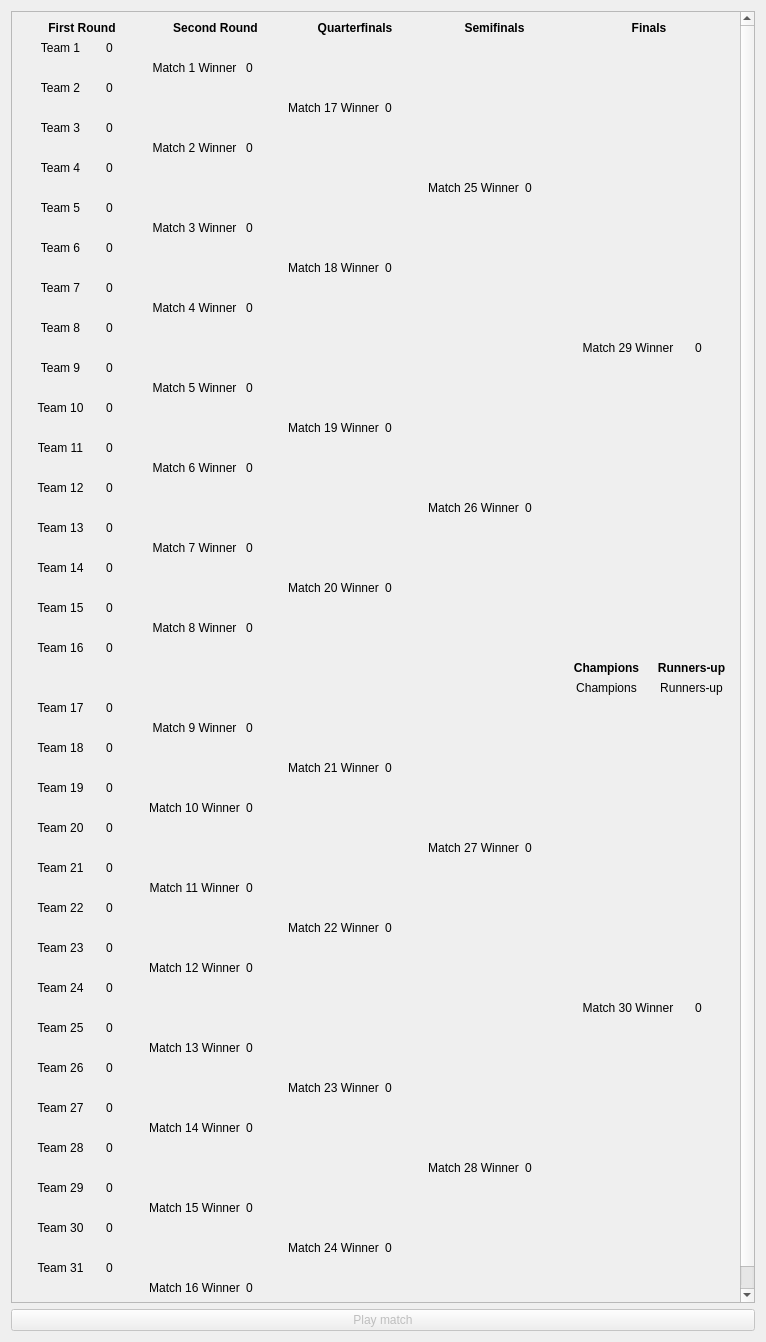
<?xml version="1.0" encoding="UTF-8"?>
<ui version="4.0">
 <class>ThirtyTwoTeamUnseededCup</class>
 <widget class="QWidget" name="ThirtyTwoTeamUnseededCup">
  <property name="geometry">
   <rect>
    <x>0</x>
    <y>0</y>
    <width>766</width>
    <height>1342</height>
   </rect>
  </property>
  <property name="windowTitle">
   <string>Cup</string>
  </property>
  <layout class="QGridLayout" name="gridLayout">
   <item row="0" column="0">
    <widget class="QScrollArea" name="scrollArea">
     <property name="widgetResizable">
      <bool>true</bool>
     </property>
     <widget class="QWidget" name="cup">
      <property name="geometry">
       <rect>
        <x>0</x>
        <y>0</y>
        <width>752</width>
        <height>1300</height>
       </rect>
      </property>
      <layout class="QGridLayout" name="gridLayout_2">
       <item row="38" column="6" colspan="2">
        <widget class="QLabel" name="match21Team">
         <property name="text">
          <string>Match 21 Winner</string>
         </property>
         <property name="alignment">
          <set>Qt::AlignCenter</set>
         </property>
        </widget>
       </item>
       <item row="20" column="2">
        <widget class="QLabel" name="team10Score">
         <property name="text">
          <string>0</string>
         </property>
        </widget>
       </item>
       <item row="3" column="0" colspan="2">
        <widget class="QLabel" name="team2">
         <property name="text">
          <string>Team 2</string>
         </property>
         <property name="alignment">
          <set>Qt::AlignCenter</set>
         </property>
        </widget>
       </item>
       <item row="7" column="0" colspan="2">
        <widget class="QLabel" name="team4">
         <property name="text">
          <string>Team 4</string>
         </property>
         <property name="alignment">
          <set>Qt::AlignCenter</set>
         </property>
        </widget>
       </item>
       <item row="27" column="5">
        <widget class="QLabel" name="match7Score">
         <property name="text">
          <string>0</string>
         </property>
        </widget>
       </item>
       <item row="20" column="0" colspan="2">
        <widget class="QLabel" name="team10">
         <property name="text">
          <string>Team 10</string>
         </property>
         <property name="alignment">
          <set>Qt::AlignCenter</set>
         </property>
        </widget>
       </item>
       <item row="28" column="2">
        <widget class="QLabel" name="team14Score">
         <property name="text">
          <string>0</string>
         </property>
        </widget>
       </item>
       <item row="30" column="0" colspan="2">
        <widget class="QLabel" name="team15">
         <property name="text">
          <string>Team 15</string>
         </property>
         <property name="alignment">
          <set>Qt::AlignCenter</set>
         </property>
        </widget>
       </item>
       <item row="2" column="5">
        <widget class="QLabel" name="match1Score">
         <property name="text">
          <string>0</string>
         </property>
        </widget>
       </item>
       <item row="6" column="5">
        <widget class="QLabel" name="match2Score">
         <property name="text">
          <string>0</string>
         </property>
        </widget>
       </item>
       <item row="27" column="3" colspan="2">
        <widget class="QLabel" name="match7Team">
         <property name="text">
          <string>Match 7 Winner</string>
         </property>
         <property name="alignment">
          <set>Qt::AlignCenter</set>
         </property>
        </widget>
       </item>
       <item row="29" column="8">
        <widget class="QLabel" name="match20Score">
         <property name="text">
          <string>0</string>
         </property>
        </widget>
       </item>
       <item row="5" column="0" colspan="2">
        <widget class="QLabel" name="team3">
         <property name="text">
          <string>Team 3</string>
         </property>
         <property name="alignment">
          <set>Qt::AlignCenter</set>
         </property>
        </widget>
       </item>
       <item row="28" column="0" colspan="2">
        <widget class="QLabel" name="team14">
         <property name="text">
          <string>Team 14</string>
         </property>
         <property name="alignment">
          <set>Qt::AlignCenter</set>
         </property>
        </widget>
       </item>
       <item row="4" column="6" colspan="2">
        <widget class="QLabel" name="match17Team">
         <property name="text">
          <string>Match 17 Winner</string>
         </property>
         <property name="alignment">
          <set>Qt::AlignCenter</set>
         </property>
        </widget>
       </item>
       <item row="9" column="2">
        <widget class="QLabel" name="team5Score">
         <property name="text">
          <string>0</string>
         </property>
        </widget>
       </item>
       <item row="26" column="2">
        <widget class="QLabel" name="team13Score">
         <property name="text">
          <string>0</string>
         </property>
        </widget>
       </item>
       <item row="13" column="0" colspan="2">
        <widget class="QLabel" name="team7">
         <property name="text">
          <string>Team 7</string>
         </property>
         <property name="alignment">
          <set>Qt::AlignCenter</set>
         </property>
        </widget>
       </item>
       <item row="11" column="0" colspan="2">
        <widget class="QLabel" name="team6">
         <property name="text">
          <string>Team 6</string>
         </property>
         <property name="alignment">
          <set>Qt::AlignCenter</set>
         </property>
        </widget>
       </item>
       <item row="15" column="2">
        <widget class="QLabel" name="team8Score">
         <property name="text">
          <string>0</string>
         </property>
        </widget>
       </item>
       <item row="6" column="3" colspan="2">
        <widget class="QLabel" name="match2Team">
         <property name="text">
          <string>Match 2 Winner</string>
         </property>
         <property name="alignment">
          <set>Qt::AlignCenter</set>
         </property>
        </widget>
       </item>
       <item row="13" column="2">
        <widget class="QLabel" name="team7Score">
         <property name="text">
          <string>0</string>
         </property>
        </widget>
       </item>
       <item row="10" column="5">
        <widget class="QLabel" name="match3Score">
         <property name="text">
          <string>0</string>
         </property>
        </widget>
       </item>
       <item row="18" column="2">
        <widget class="QLabel" name="team9Score">
         <property name="text">
          <string>0</string>
         </property>
        </widget>
       </item>
       <item row="11" column="2">
        <widget class="QLabel" name="team6Score">
         <property name="text">
          <string>0</string>
         </property>
        </widget>
       </item>
       <item row="18" column="0" colspan="2">
        <widget class="QLabel" name="team9">
         <property name="text">
          <string>Team 9</string>
         </property>
         <property name="alignment">
          <set>Qt::AlignCenter</set>
         </property>
        </widget>
       </item>
       <item row="1" column="0" colspan="2">
        <widget class="QLabel" name="team1">
         <property name="text">
          <string>Team 1</string>
         </property>
         <property name="alignment">
          <set>Qt::AlignCenter</set>
         </property>
        </widget>
       </item>
       <item row="23" column="5">
        <widget class="QLabel" name="match6Score">
         <property name="text">
          <string>0</string>
         </property>
        </widget>
       </item>
       <item row="24" column="0" colspan="2">
        <widget class="QLabel" name="team12">
         <property name="text">
          <string>Team 12</string>
         </property>
         <property name="alignment">
          <set>Qt::AlignCenter</set>
         </property>
        </widget>
       </item>
       <item row="22" column="2">
        <widget class="QLabel" name="team11Score">
         <property name="text">
          <string>0</string>
         </property>
        </widget>
       </item>
       <item row="1" column="2">
        <widget class="QLabel" name="team1Score">
         <property name="text">
          <string>0</string>
         </property>
        </widget>
       </item>
       <item row="14" column="5">
        <widget class="QLabel" name="match4Score">
         <property name="text">
          <string>0</string>
         </property>
        </widget>
       </item>
       <item row="12" column="8">
        <widget class="QLabel" name="match18Score">
         <property name="text">
          <string>0</string>
         </property>
        </widget>
       </item>
       <item row="31" column="3" colspan="2">
        <widget class="QLabel" name="match8Team">
         <property name="text">
          <string>Match 8 Winner</string>
         </property>
         <property name="alignment">
          <set>Qt::AlignCenter</set>
         </property>
        </widget>
       </item>
       <item row="26" column="0" colspan="2">
        <widget class="QLabel" name="team13">
         <property name="text">
          <string>Team 13</string>
         </property>
         <property name="alignment">
          <set>Qt::AlignCenter</set>
         </property>
        </widget>
       </item>
       <item row="5" column="2">
        <widget class="QLabel" name="team3Score">
         <property name="text">
          <string>0</string>
         </property>
        </widget>
       </item>
       <item row="3" column="2">
        <widget class="QLabel" name="team2Score">
         <property name="text">
          <string>0</string>
         </property>
        </widget>
       </item>
       <item row="36" column="3" colspan="2">
        <widget class="QLabel" name="match9Team">
         <property name="text">
          <string>Match 9 Winner</string>
         </property>
         <property name="alignment">
          <set>Qt::AlignCenter</set>
         </property>
        </widget>
       </item>
       <item row="35" column="2">
        <widget class="QLabel" name="team17Score">
         <property name="text">
          <string>0</string>
         </property>
        </widget>
       </item>
       <item row="37" column="2">
        <widget class="QLabel" name="team18Score">
         <property name="text">
          <string>0</string>
         </property>
        </widget>
       </item>
       <item row="2" column="3" colspan="2">
        <widget class="QLabel" name="match1Team">
         <property name="text">
          <string>Match 1 Winner</string>
         </property>
         <property name="alignment">
          <set>Qt::AlignCenter</set>
         </property>
        </widget>
       </item>
       <item row="24" column="2">
        <widget class="QLabel" name="team12Score">
         <property name="text">
          <string>0</string>
         </property>
        </widget>
       </item>
       <item row="31" column="5">
        <widget class="QLabel" name="match8Score">
         <property name="text">
          <string>0</string>
         </property>
        </widget>
       </item>
       <item row="7" column="2">
        <widget class="QLabel" name="team4Score">
         <property name="text">
          <string>0</string>
         </property>
        </widget>
       </item>
       <item row="29" column="6" colspan="2">
        <widget class="QLabel" name="match20Team">
         <property name="text">
          <string>Match 20 Winner</string>
         </property>
         <property name="alignment">
          <set>Qt::AlignCenter</set>
         </property>
        </widget>
       </item>
       <item row="32" column="2">
        <widget class="QLabel" name="team16Score">
         <property name="text">
          <string>0</string>
         </property>
        </widget>
       </item>
       <item row="30" column="2">
        <widget class="QLabel" name="team15Score">
         <property name="text">
          <string>0</string>
         </property>
        </widget>
       </item>
       <item row="21" column="6" colspan="2">
        <widget class="QLabel" name="match19Team">
         <property name="text">
          <string>Match 19 Winner</string>
         </property>
         <property name="alignment">
          <set>Qt::AlignCenter</set>
         </property>
        </widget>
       </item>
       <item row="36" column="5">
        <widget class="QLabel" name="match9Score">
         <property name="text">
          <string>0</string>
         </property>
        </widget>
       </item>
       <item row="19" column="5">
        <widget class="QLabel" name="match5Score">
         <property name="text">
          <string>0</string>
         </property>
        </widget>
       </item>
       <item row="15" column="0" colspan="2">
        <widget class="QLabel" name="team8">
         <property name="text">
          <string>Team 8</string>
         </property>
         <property name="alignment">
          <set>Qt::AlignCenter</set>
         </property>
        </widget>
       </item>
       <item row="23" column="3" colspan="2">
        <widget class="QLabel" name="match6Team">
         <property name="text">
          <string>Match 6 Winner</string>
         </property>
         <property name="alignment">
          <set>Qt::AlignCenter</set>
         </property>
        </widget>
       </item>
       <item row="19" column="3" colspan="2">
        <widget class="QLabel" name="match5Team">
         <property name="text">
          <string>Match 5 Winner</string>
         </property>
         <property name="alignment">
          <set>Qt::AlignCenter</set>
         </property>
        </widget>
       </item>
       <item row="14" column="3" colspan="2">
        <widget class="QLabel" name="match4Team">
         <property name="text">
          <string>Match 4 Winner</string>
         </property>
         <property name="alignment">
          <set>Qt::AlignCenter</set>
         </property>
        </widget>
       </item>
       <item row="32" column="0" colspan="2">
        <widget class="QLabel" name="team16">
         <property name="text">
          <string>Team 16</string>
         </property>
         <property name="alignment">
          <set>Qt::AlignCenter</set>
         </property>
        </widget>
       </item>
       <item row="10" column="3" colspan="2">
        <widget class="QLabel" name="match3Team">
         <property name="text">
          <string>Match 3 Winner</string>
         </property>
         <property name="alignment">
          <set>Qt::AlignCenter</set>
         </property>
        </widget>
       </item>
       <item row="35" column="0" colspan="2">
        <widget class="QLabel" name="team17">
         <property name="text">
          <string>Team 17</string>
         </property>
         <property name="alignment">
          <set>Qt::AlignCenter</set>
         </property>
        </widget>
       </item>
       <item row="12" column="6" colspan="2">
        <widget class="QLabel" name="match18Team">
         <property name="text">
          <string>Match 18 Winner</string>
         </property>
         <property name="alignment">
          <set>Qt::AlignCenter</set>
         </property>
        </widget>
       </item>
       <item row="4" column="8">
        <widget class="QLabel" name="match17Score">
         <property name="text">
          <string>0</string>
         </property>
        </widget>
       </item>
       <item row="22" column="0" colspan="2">
        <widget class="QLabel" name="team11">
         <property name="text">
          <string>Team 11</string>
         </property>
         <property name="alignment">
          <set>Qt::AlignCenter</set>
         </property>
        </widget>
       </item>
       <item row="9" column="0" colspan="2">
        <widget class="QLabel" name="team5">
         <property name="text">
          <string>Team 5</string>
         </property>
         <property name="alignment">
          <set>Qt::AlignCenter</set>
         </property>
        </widget>
       </item>
       <item row="21" column="8">
        <widget class="QLabel" name="match19Score">
         <property name="text">
          <string>0</string>
         </property>
        </widget>
       </item>
       <item row="37" column="0" colspan="2">
        <widget class="QLabel" name="team18">
         <property name="text">
          <string>Team 18</string>
         </property>
         <property name="alignment">
          <set>Qt::AlignCenter</set>
         </property>
        </widget>
       </item>
       <item row="40" column="5">
        <widget class="QLabel" name="match10Score">
         <property name="text">
          <string>0</string>
         </property>
        </widget>
       </item>
       <item row="39" column="0" colspan="2">
        <widget class="QLabel" name="team19">
         <property name="text">
          <string>Team 19</string>
         </property>
         <property name="alignment">
          <set>Qt::AlignCenter</set>
         </property>
        </widget>
       </item>
       <item row="39" column="2">
        <widget class="QLabel" name="team19Score">
         <property name="text">
          <string>0</string>
         </property>
        </widget>
       </item>
       <item row="41" column="0" colspan="2">
        <widget class="QLabel" name="team20">
         <property name="text">
          <string>Team 20</string>
         </property>
         <property name="alignment">
          <set>Qt::AlignCenter</set>
         </property>
        </widget>
       </item>
       <item row="41" column="2">
        <widget class="QLabel" name="team20Score">
         <property name="text">
          <string>0</string>
         </property>
        </widget>
       </item>
       <item row="40" column="3" colspan="2">
        <widget class="QLabel" name="match10Team">
         <property name="text">
          <string>Match 10 Winner</string>
         </property>
         <property name="alignment">
          <set>Qt::AlignCenter</set>
         </property>
        </widget>
       </item>
       <item row="38" column="8">
        <widget class="QLabel" name="match21Score">
         <property name="text">
          <string>0</string>
         </property>
        </widget>
       </item>
       <item row="43" column="0" colspan="2">
        <widget class="QLabel" name="team21">
         <property name="text">
          <string>Team 21</string>
         </property>
         <property name="alignment">
          <set>Qt::AlignCenter</set>
         </property>
        </widget>
       </item>
       <item row="43" column="2">
        <widget class="QLabel" name="team21Score">
         <property name="text">
          <string>0</string>
         </property>
        </widget>
       </item>
       <item row="45" column="0" colspan="2">
        <widget class="QLabel" name="team22">
         <property name="text">
          <string>Team 22</string>
         </property>
         <property name="alignment">
          <set>Qt::AlignCenter</set>
         </property>
        </widget>
       </item>
       <item row="45" column="2">
        <widget class="QLabel" name="team22Score">
         <property name="text">
          <string>0</string>
         </property>
        </widget>
       </item>
       <item row="44" column="3" colspan="2">
        <widget class="QLabel" name="match11Team">
         <property name="text">
          <string>Match 11 Winner</string>
         </property>
         <property name="alignment">
          <set>Qt::AlignCenter</set>
         </property>
        </widget>
       </item>
       <item row="47" column="0" colspan="2">
        <widget class="QLabel" name="team23">
         <property name="text">
          <string>Team 23</string>
         </property>
         <property name="alignment">
          <set>Qt::AlignCenter</set>
         </property>
        </widget>
       </item>
       <item row="44" column="5">
        <widget class="QLabel" name="match11Score">
         <property name="text">
          <string>0</string>
         </property>
        </widget>
       </item>
       <item row="46" column="6" colspan="2">
        <widget class="QLabel" name="match22Team">
         <property name="text">
          <string>Match 22 Winner</string>
         </property>
         <property name="alignment">
          <set>Qt::AlignCenter</set>
         </property>
        </widget>
       </item>
       <item row="42" column="11">
        <widget class="QLabel" name="quarter3Score">
         <property name="text">
          <string>0</string>
         </property>
        </widget>
       </item>
       <item row="47" column="2">
        <widget class="QLabel" name="team23Score">
         <property name="text">
          <string>0</string>
         </property>
        </widget>
       </item>
       <item row="49" column="0" colspan="2">
        <widget class="QLabel" name="team24">
         <property name="text">
          <string>Team 24</string>
         </property>
         <property name="alignment">
          <set>Qt::AlignCenter</set>
         </property>
        </widget>
       </item>
       <item row="49" column="2">
        <widget class="QLabel" name="team24Score">
         <property name="text">
          <string>0</string>
         </property>
        </widget>
       </item>
       <item row="48" column="5">
        <widget class="QLabel" name="match12Score">
         <property name="text">
          <string>0</string>
         </property>
        </widget>
       </item>
       <item row="48" column="3" colspan="2">
        <widget class="QLabel" name="match12Team">
         <property name="text">
          <string>Match 12 Winner</string>
         </property>
         <property name="alignment">
          <set>Qt::AlignCenter</set>
         </property>
        </widget>
       </item>
       <item row="42" column="9" colspan="2">
        <widget class="QLabel" name="quarter3Team">
         <property name="text">
          <string>Match 27 Winner</string>
         </property>
         <property name="alignment">
          <set>Qt::AlignCenter</set>
         </property>
        </widget>
       </item>
       <item row="51" column="0" colspan="2">
        <widget class="QLabel" name="team25">
         <property name="text">
          <string>Team 25</string>
         </property>
         <property name="alignment">
          <set>Qt::AlignCenter</set>
         </property>
        </widget>
       </item>
       <item row="46" column="8">
        <widget class="QLabel" name="match22Score">
         <property name="text">
          <string>0</string>
         </property>
        </widget>
       </item>
       <item row="59" column="0" colspan="2">
        <widget class="QLabel" name="team29">
         <property name="text">
          <string>Team 29</string>
         </property>
         <property name="alignment">
          <set>Qt::AlignCenter</set>
         </property>
        </widget>
       </item>
       <item row="55" column="0" colspan="2">
        <widget class="QLabel" name="team27">
         <property name="text">
          <string>Team 27</string>
         </property>
         <property name="alignment">
          <set>Qt::AlignCenter</set>
         </property>
        </widget>
       </item>
       <item row="51" column="2">
        <widget class="QLabel" name="team25Score">
         <property name="text">
          <string>0</string>
         </property>
        </widget>
       </item>
       <item row="53" column="0" colspan="2">
        <widget class="QLabel" name="team26">
         <property name="text">
          <string>Team 26</string>
         </property>
         <property name="alignment">
          <set>Qt::AlignCenter</set>
         </property>
        </widget>
       </item>
       <item row="53" column="2">
        <widget class="QLabel" name="team26Score">
         <property name="text">
          <string>0</string>
         </property>
        </widget>
       </item>
       <item row="52" column="3" colspan="2">
        <widget class="QLabel" name="match13Team">
         <property name="text">
          <string>Match 13 Winner</string>
         </property>
         <property name="alignment">
          <set>Qt::AlignCenter</set>
         </property>
        </widget>
       </item>
       <item row="52" column="5">
        <widget class="QLabel" name="match13Score">
         <property name="text">
          <string>0</string>
         </property>
        </widget>
       </item>
       <item row="57" column="0" colspan="2">
        <widget class="QLabel" name="team28">
         <property name="text">
          <string>Team 28</string>
         </property>
         <property name="alignment">
          <set>Qt::AlignCenter</set>
         </property>
        </widget>
       </item>
       <item row="55" column="2">
        <widget class="QLabel" name="team27Score">
         <property name="text">
          <string>0</string>
         </property>
        </widget>
       </item>
       <item row="56" column="3" colspan="2">
        <widget class="QLabel" name="match14Team">
         <property name="text">
          <string>Match 14 Winner</string>
         </property>
         <property name="alignment">
          <set>Qt::AlignCenter</set>
         </property>
        </widget>
       </item>
       <item row="57" column="2">
        <widget class="QLabel" name="team28Score">
         <property name="text">
          <string>0</string>
         </property>
        </widget>
       </item>
       <item row="62" column="8">
        <widget class="QLabel" name="match24Score">
         <property name="text">
          <string>0</string>
         </property>
        </widget>
       </item>
       <item row="56" column="5">
        <widget class="QLabel" name="match14Score">
         <property name="text">
          <string>0</string>
         </property>
        </widget>
       </item>
       <item row="54" column="6" colspan="2">
        <widget class="QLabel" name="match23Team">
         <property name="text">
          <string>Match 23 Winner</string>
         </property>
         <property name="alignment">
          <set>Qt::AlignCenter</set>
         </property>
        </widget>
       </item>
       <item row="54" column="8">
        <widget class="QLabel" name="match23Score">
         <property name="text">
          <string>0</string>
         </property>
        </widget>
       </item>
       <item row="59" column="2">
        <widget class="QLabel" name="team29Score">
         <property name="text">
          <string>0</string>
         </property>
        </widget>
       </item>
       <item row="61" column="0" colspan="2">
        <widget class="QLabel" name="team30">
         <property name="text">
          <string>Team 30</string>
         </property>
         <property name="alignment">
          <set>Qt::AlignCenter</set>
         </property>
        </widget>
       </item>
       <item row="61" column="2">
        <widget class="QLabel" name="team30Score">
         <property name="text">
          <string>0</string>
         </property>
        </widget>
       </item>
       <item row="8" column="9" colspan="2">
        <widget class="QLabel" name="quarter1Team">
         <property name="text">
          <string>Match 25 Winner</string>
         </property>
         <property name="alignment">
          <set>Qt::AlignCenter</set>
         </property>
        </widget>
       </item>
       <item row="60" column="3" colspan="2">
        <widget class="QLabel" name="match15Team">
         <property name="text">
          <string>Match 15 Winner</string>
         </property>
         <property name="alignment">
          <set>Qt::AlignCenter</set>
         </property>
        </widget>
       </item>
       <item row="60" column="5">
        <widget class="QLabel" name="match15Score">
         <property name="text">
          <string>0</string>
         </property>
        </widget>
       </item>
       <item row="63" column="0" colspan="2">
        <widget class="QLabel" name="team31">
         <property name="text">
          <string>Team 31</string>
         </property>
         <property name="alignment">
          <set>Qt::AlignCenter</set>
         </property>
        </widget>
       </item>
       <item row="63" column="2">
        <widget class="QLabel" name="team31Score">
         <property name="text">
          <string>0</string>
         </property>
        </widget>
       </item>
       <item row="65" column="0" colspan="2">
        <widget class="QLabel" name="team32">
         <property name="text">
          <string>Team 32</string>
         </property>
         <property name="alignment">
          <set>Qt::AlignCenter</set>
         </property>
        </widget>
       </item>
       <item row="64" column="3" colspan="2">
        <widget class="QLabel" name="match16Team">
         <property name="text">
          <string>Match 16 Winner</string>
         </property>
         <property name="alignment">
          <set>Qt::AlignCenter</set>
         </property>
        </widget>
       </item>
       <item row="65" column="2">
        <widget class="QLabel" name="team32Score">
         <property name="text">
          <string>0</string>
         </property>
        </widget>
       </item>
       <item row="8" column="11">
        <widget class="QLabel" name="quarter1Score">
         <property name="text">
          <string>0</string>
         </property>
        </widget>
       </item>
       <item row="64" column="5">
        <widget class="QLabel" name="match16Score">
         <property name="text">
          <string>0</string>
         </property>
        </widget>
       </item>
       <item row="62" column="6" colspan="2">
        <widget class="QLabel" name="match24Team">
         <property name="text">
          <string>Match 24 Winner</string>
         </property>
         <property name="alignment">
          <set>Qt::AlignCenter</set>
         </property>
        </widget>
       </item>
       <item row="0" column="6" colspan="3">
        <widget class="QLabel" name="qfLabel">
         <property name="font">
          <font>
           <weight>75</weight>
           <bold>true</bold>
          </font>
         </property>
         <property name="text">
          <string>Quarterfinals</string>
         </property>
         <property name="alignment">
          <set>Qt::AlignCenter</set>
         </property>
        </widget>
       </item>
       <item row="58" column="9" colspan="2">
        <widget class="QLabel" name="quarter4Team">
         <property name="text">
          <string>Match 28 Winner</string>
         </property>
         <property name="alignment">
          <set>Qt::AlignCenter</set>
         </property>
        </widget>
       </item>
       <item row="58" column="11">
        <widget class="QLabel" name="quarter4Score">
         <property name="text">
          <string>0</string>
         </property>
        </widget>
       </item>
       <item row="0" column="3" colspan="3">
        <widget class="QLabel" name="secondRoundLabel">
         <property name="font">
          <font>
           <weight>75</weight>
           <bold>true</bold>
          </font>
         </property>
         <property name="text">
          <string>Second Round</string>
         </property>
         <property name="alignment">
          <set>Qt::AlignCenter</set>
         </property>
        </widget>
       </item>
       <item row="0" column="9" colspan="3">
        <widget class="QLabel" name="sfLabel">
         <property name="font">
          <font>
           <weight>75</weight>
           <bold>true</bold>
          </font>
         </property>
         <property name="text">
          <string>Semifinals</string>
         </property>
         <property name="alignment">
          <set>Qt::AlignCenter</set>
         </property>
        </widget>
       </item>
       <item row="25" column="9" colspan="2">
        <widget class="QLabel" name="quarter2Team">
         <property name="text">
          <string>Match 26 Winner</string>
         </property>
         <property name="alignment">
          <set>Qt::AlignCenter</set>
         </property>
        </widget>
       </item>
       <item row="25" column="11">
        <widget class="QLabel" name="quarter2Score">
         <property name="text">
          <string>0</string>
         </property>
        </widget>
       </item>
       <item row="0" column="12" colspan="4">
        <widget class="QLabel" name="finalsLabel">
         <property name="font">
          <font>
           <weight>75</weight>
           <bold>true</bold>
          </font>
         </property>
         <property name="text">
          <string>Finals</string>
         </property>
         <property name="alignment">
          <set>Qt::AlignCenter</set>
         </property>
        </widget>
       </item>
       <item row="33" column="12" colspan="2">
        <widget class="QLabel" name="championsLabel">
         <property name="font">
          <font>
           <weight>75</weight>
           <bold>true</bold>
          </font>
         </property>
         <property name="text">
          <string>Champions</string>
         </property>
         <property name="alignment">
          <set>Qt::AlignCenter</set>
         </property>
        </widget>
       </item>
       <item row="34" column="12" colspan="2">
        <widget class="QLabel" name="champions">
         <property name="text">
          <string>Champions</string>
         </property>
         <property name="alignment">
          <set>Qt::AlignCenter</set>
         </property>
        </widget>
       </item>
       <item row="33" column="14" colspan="2">
        <widget class="QLabel" name="runnersUpLabel">
         <property name="font">
          <font>
           <weight>75</weight>
           <bold>true</bold>
          </font>
         </property>
         <property name="text">
          <string>Runners-up</string>
         </property>
         <property name="alignment">
          <set>Qt::AlignCenter</set>
         </property>
        </widget>
       </item>
       <item row="34" column="14" colspan="2">
        <widget class="QLabel" name="runnersUp">
         <property name="text">
          <string>Runners-up</string>
         </property>
         <property name="alignment">
          <set>Qt::AlignCenter</set>
         </property>
        </widget>
       </item>
       <item row="16" column="12" colspan="3">
        <widget class="QLabel" name="half1Team">
         <property name="text">
          <string>Match 29 Winner</string>
         </property>
         <property name="alignment">
          <set>Qt::AlignCenter</set>
         </property>
        </widget>
       </item>
       <item row="16" column="15">
        <widget class="QLabel" name="half1Score">
         <property name="text">
          <string>0</string>
         </property>
        </widget>
       </item>
       <item row="50" column="12" colspan="3">
        <widget class="QLabel" name="half2Team">
         <property name="text">
          <string>Match 30 Winner</string>
         </property>
         <property name="alignment">
          <set>Qt::AlignCenter</set>
         </property>
        </widget>
       </item>
       <item row="50" column="15">
        <widget class="QLabel" name="half2Score">
         <property name="text">
          <string>0</string>
         </property>
        </widget>
       </item>
       <item row="0" column="0" colspan="3">
        <widget class="QLabel" name="firstRoundLabel">
         <property name="font">
          <font>
           <weight>75</weight>
           <bold>true</bold>
          </font>
         </property>
         <property name="text">
          <string>First Round</string>
         </property>
         <property name="alignment">
          <set>Qt::AlignCenter</set>
         </property>
        </widget>
       </item>
      </layout>
     </widget>
    </widget>
   </item>
   <item row="1" column="0">
    <widget class="QPushButton" name="playCupMatchButton">
     <property name="enabled">
      <bool>false</bool>
     </property>
     <property name="text">
      <string>Play match</string>
     </property>
    </widget>
   </item>
  </layout>
 </widget>
 <resources/>
 <connections/>
</ui>
